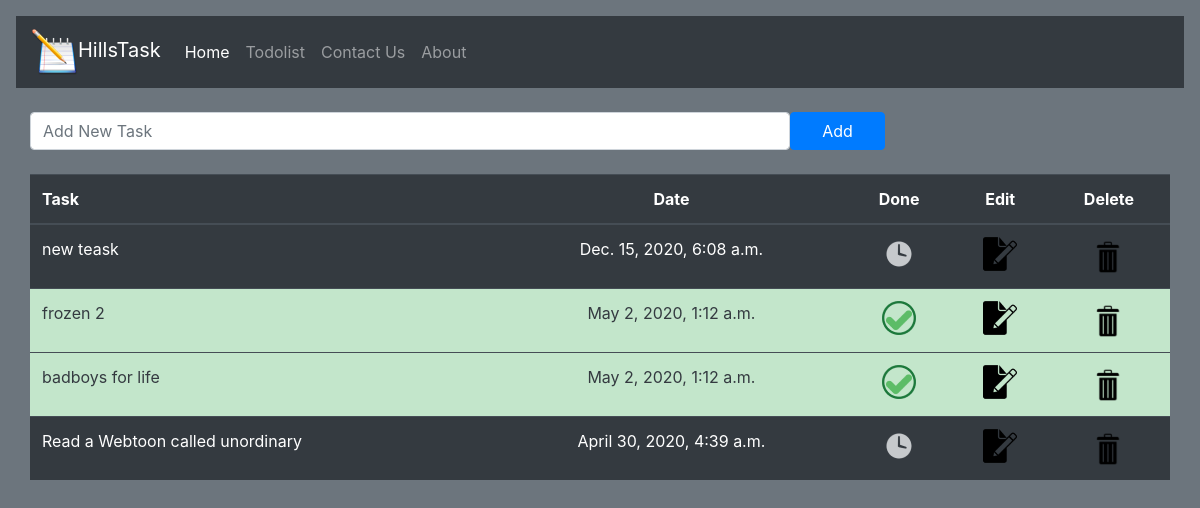
Before: /todolist with the older database file.
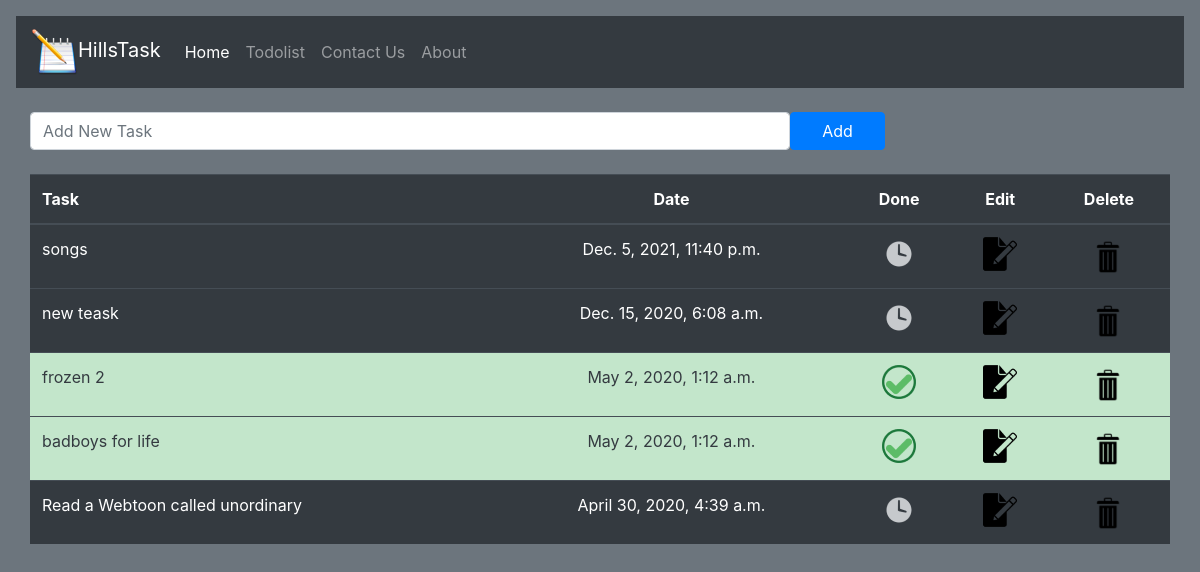
After: the same page with the newer database file.
### todolist/models.py (models this page shows, shortened)
class TaskList(models.Model):
    task = models.CharField(max_length=300)
    done = models.BooleanField(default=False)
    time = models.DateTimeField(auto_now=True)
    class Meta:
        ordering = ['-time']

### todolist/views.py (the view)
# urls.py: path('', homepage, name='home'),
def homepage(request):
    if request.method == 'POST':
        form = TaskForm(request.POST or None)
        if form.is_valid():
            form.save()
        messages.success(request, ('New Task Added!'))
        return redirect('home')
    else:
        task = TaskList.objects.all()
        paginator = Paginator(task, 5)
        page = request.GET.get('pg')
        task = paginator.get_page(page)
        context = {'form': task}
        return render(request, 'homepage.html', context)

### todolist/templates/homepage.html (shortened to what this page needs)
{% extends 'base.html' %}
{% load static %}
{% block content %}
<br />
<form method="POST" class="row">
    <input type="text" class="form-control col-lg-8" placeholder="Add New Task" name='task'>
    <button type="submit" class="btn btn-primary col-lg-1">Add</button>
</form>
<br />
<div class="row row-cols-12">
    <table class="table table-dark table-hover">
        <thead class="thead-dark">
            <tr>
            <th scope="col">Task</th>
            <th scope="col" class="text-center">Date</th>
            <th scope="col" class="text-center">Done</th>
            <th scope="col" class="text-center">Edit</th>
            <th scope="col" class="text-center">Delete</th>
            </tr>
        </thead>
        <tbody>
            {% if form %}
                {% for tasks in form %}
                    {% if tasks.done %}
                        <tr class="table-success">
                            <td class="text-dark">{{ tasks.task }}</td>
                            <td class="text-center text-dark">{{ tasks.time }}</td>
                            <td class="text-center text-dark"><a href="{% url 'task' tasks.id %}"><img src="{% static 'images/done.png' %}" alt="HillsTask"></a></td>
                            <td class="text-center text-dark"><a href="{% url 'edit' tasks.id %}"><img src="{% static 'images/e.png' %}" alt="HillsTask"></a></td>
                            <td class="text-center text-dark"><a href="{% url 'delete' tasks.id %}"><img src="{% static 'images/d.png' %}" alt="HillsTask"></a></td>
                        </tr>
                    {% else %}
                        <tr>
                            <td>{{ tasks.task }}</td>
                            <td class="text-center">{{ tasks.time }}</td>
                            <td class="text-center"><a href="{% url 'task' tasks.id %}"><img src="{% static 'images/p.png' %}" alt="HillsTask"></a></td>
                            <td class="text-center"><a href="{% url 'edit' tasks.id %}"><img src="{% static 'images/e.png' %}" alt="HillsTask"></a></td>
                            <td class="text-center"><a href="{% url 'delete' tasks.id %}"><img src="{% static 'images/d.png' %}" alt="HillsTask"></a></td>
                        </tr>
                    {% endif %}
                {% endfor %}
            {% endif %}
        </tbody>
    </table>
</div>
{% endblock content%}

### templates/base.html (shortened to what this page needs)
<!doctype html>
{% load static %}
<html lang="en">
  <head>
    <link rel="stylesheet" href="https://stackpath.bootstrapcdn.com/bootstrap/4.4.1/css/bootstrap.min.css">
  </head>
  <nav class="navbar navbar-expand-lg navbar-dark bg-dark">
  <a class="navbar-brand" href="{% url 'index' %}"><img src="{% static 'images/g.png' %}" alt="HillsTask">HillsTask</a>
  <div class="collapse navbar-collapse" id="navbarNav">
    <ul class="navbar-nav">
      <li class="nav-item active">
        <a class="nav-link" href="{% url 'index' %}">Home<span class="sr-only">(current)</span></a>
      </li>
      <li class="nav-item">
        <a class="nav-link" href="{% url 'home' %}">Todolist</a>
      </li>
      <li class="nav-item">
        <a class="nav-link" href="{% url 'contact' %}">Contact Us</a>
      </li>
      <li class="nav-item">
        <a class="nav-link" href="{% url 'about' %}">About</a>
      </li>
    </ul>
  </div>
</nav>
  <body class="p-3 mb-2 bg-secondary text-white">
    <div class='container'>
        {% block content %}
        {% endblock content%}
    </div>
  </body>
</html>

Changed rows visible on the page:
added TaskList: task "songs", time "Dec. 5, 2021, 11:40 p.m.", done False (drawn)
